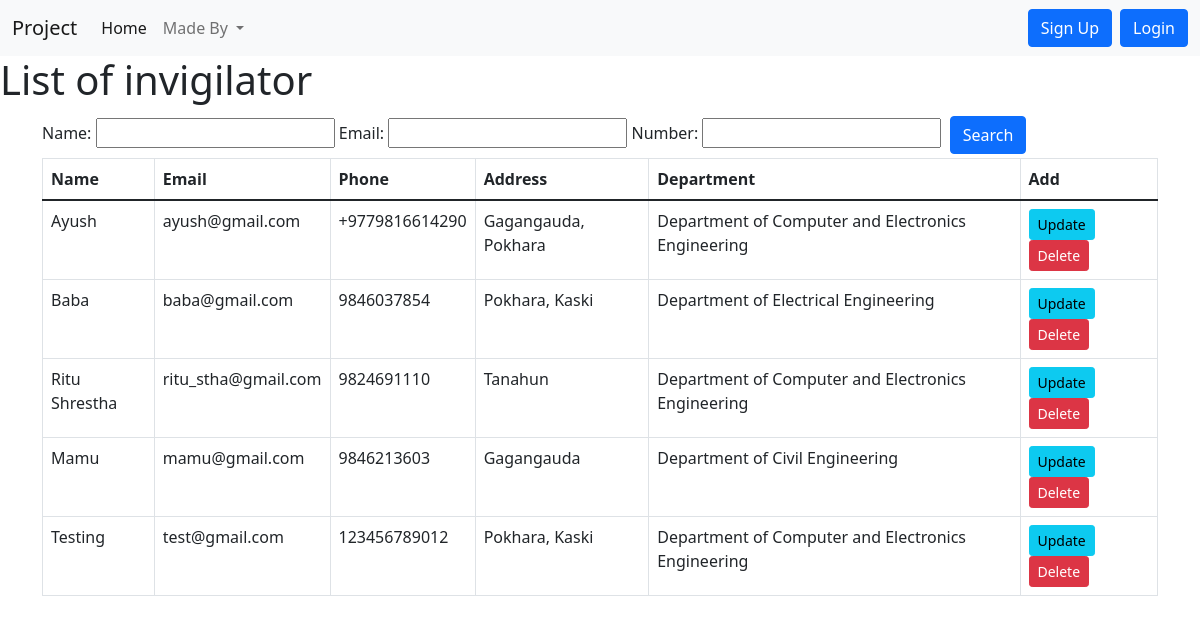
The page /viewtable on the database as committed earlier.
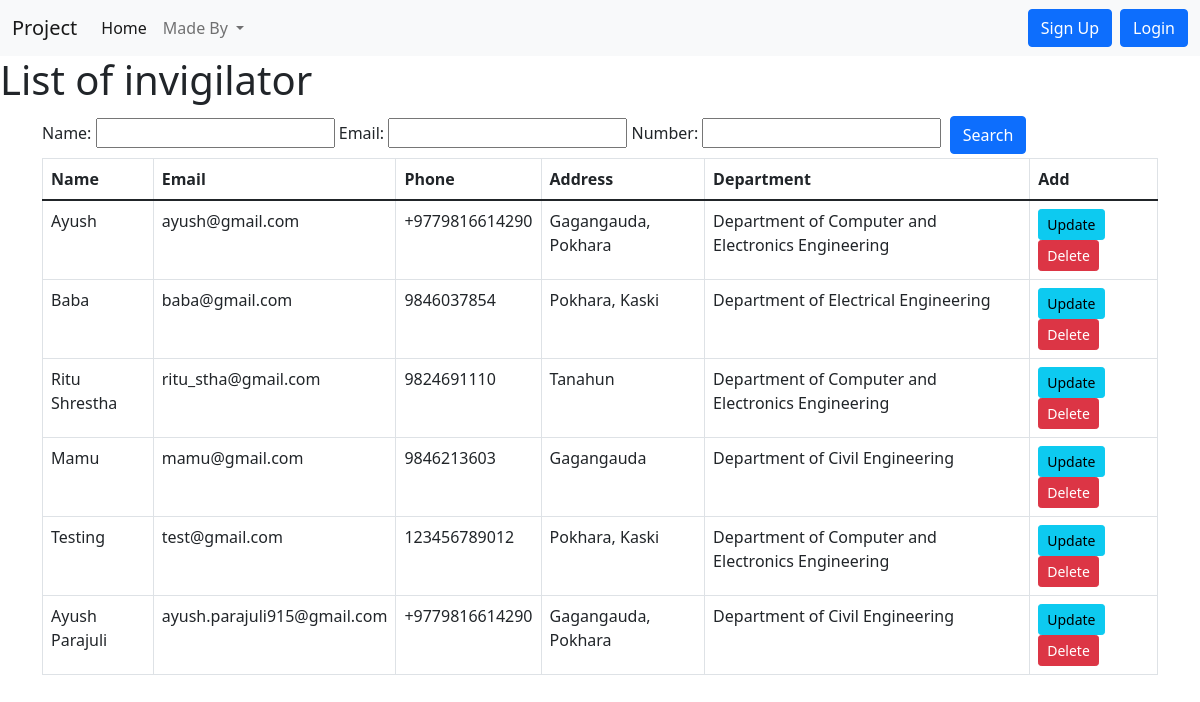
The same page on the database as committed later.
### home/models.py (models this page shows, shortened)
class Newapp(models.Model):
    newappname=models.CharField(max_length=122)
    newappemail=models.CharField(max_length=122)
    newappphone=models.CharField(max_length=12)
    newappaddress=models.CharField(max_length=122)
    newappdepart=models.CharField(max_length=255)
    newappposition=models.CharField(max_length=255)

### home/views.py (the view)
# urls.py: path("viewtable",views.viewtable,name='viewtable'),
def viewtable(request):
    newapp_data = Newapp.objects.all()
    viewfilter = ViewtableFilter(request.GET, queryset=newapp_data)
    newapp_data = viewfilter.qs
    data = {
        "newapp_data": newapp_data,
        'viewfilter': viewfilter
    }
    return render(request, "viewtable.html", data)

### templates/viewtable.html (shortened to what this page needs)
{% extends 'base.html' %}
{% block viewtablecontent %}
<h1>List of invigilator</h1>
<div class="container">
    <form method="get">
        {{viewfilter.form}}
        <button class="btn btn-primary mx-1 my-1" type="submit">Search</button>
    </form>
</div>
<div class="container ">
    <table class="table table-hover table-bordered ">
        <thead>
            <tr>
                <th scope="col">Name</th>
                <th scope="col">Email</th>
                <th scope="col">Phone</th>
                <th scope="col">Address</th>
                <th scope="col">Department</th>
                <th scope="col">Add</th>
            </tr>
        </thead>
        <tbody>
            {% for n in newapp_data %}
            <tr >
                <td>{{n.newappname}}</td>
                <td>{{n.newappemail}}</td>
                <td>{{n.newappphone}}</td>
                <td>{{n.newappaddress}}</td>
                <td>{{n.newappdepart}}</td>
                <td>
                    <a href="{% url 'updatenewapp' n.id %}" ><button class="btn btn-info btn-sm">Update</button></a>
                    <a href="{% url 'deletenewapp' n.id %}" ><button class="btn btn-danger btn-sm">Delete</button></a>
                </td>
            </tr>
            {% endfor %}
        </tbody>
    </table>
</div>
<body>
</body>
{% endblock viewtablecontent %}

Rows that differ between the two databases and show on the page:
added Newapp: newappname "Ayush Parajuli", newappemail "ayush.parajuli915@gmail.com", newappphone "+9779816614290", newappaddress "Gagangauda, Pokhara", newappdepart "Department of Civil Engineering"
